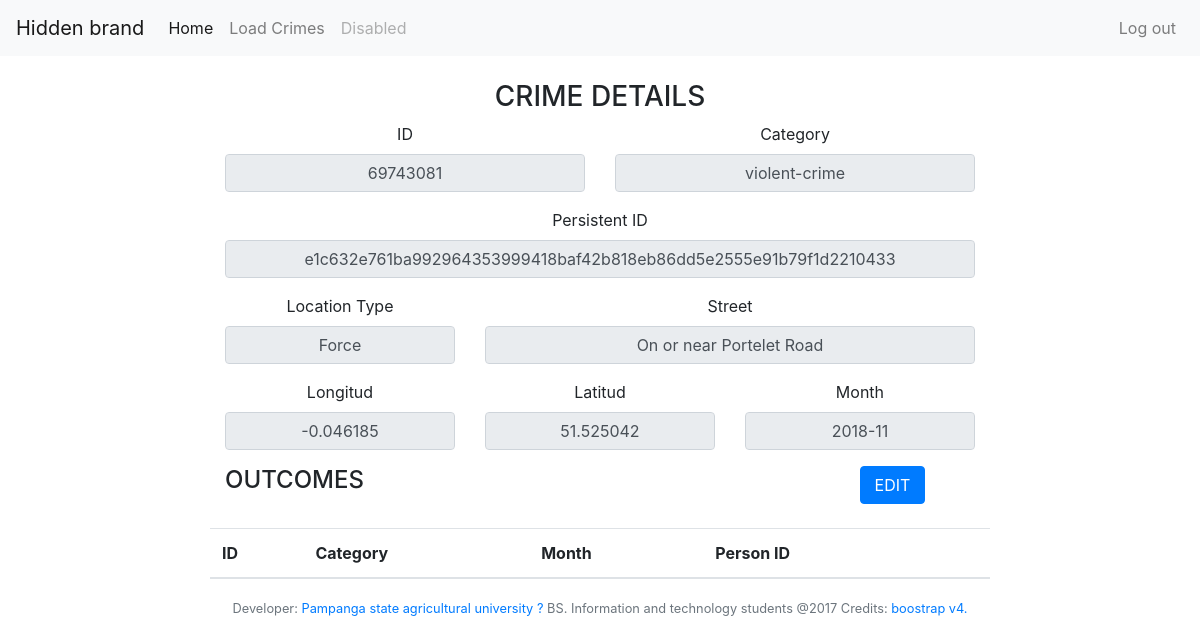
The page /edit/69743081 (signed in) on the database its author committed.
### crimeClasses.py (models this page shows, shortened)
class streetLevelCrimes(Base):
    __tablename__ = "streetLevelCrimes"
    id = Column(Integer, primary_key=True)
    category_id = Column(String)
    location_type = Column(String)
    latitude = Column(String)
    longitude = Column(String)
    street_id = Column(String)
    street_name = Column(String)
    context = Column(String)
    outcome_status = Column(String)
    persistent_id = Column(String)
    location_subtype = Column(String)
    month = Column(String)

### main.py (the view)
@app.route('/edit/<id>', methods=['GET','POST'])
def editCrime(id):
    if request.method == 'POST':
        if request.form['_method']=='put':
            crime = {}
            crime['id'] = id
            crime['category'] = request.form['category']
            crime['location_type'] = request.form['location_type']
            crime['latitude'] = request.form['latitude']
            crime['longitude'] = request.form['longitude']
            crime['street_name'] = request.form['street_name']
            crime['month'] = request.form['month']
            response = requests.put('http://localhost:5000/put', data=crime)
            if response.content:
                crimeDetails = task.getStreestLevelCrimesId(id)
                persistent_id = crimeDetails[0].persistent_id
                crimeOutcomes = task.getCrimesOutcome(persistent_id)
        else:
            if 'usr' in session:
                outcomeId = request.form['value']
                response = requests.delete('http://localhost:5000/delete', data={'id':outcomeId})
                crimeDetails = task.getStreestLevelCrimesId(int(response.content))
                persistent_id = crimeDetails[0].persistent_id
                count = task.countCrimesOutcome(persistent_id)
                if count > 0:
                    crimeOutcomes = task.getCrimesOutcome(persistent_id)
                else:
                    task.loadCrimesOutcome(persistent_id)
                    crimeOutcomes = task.getCrimesOutcome(persistent_id)
            else:
                return  redirect(url_for('login'))
    else:
        if 'usr' in session:
            crimeDetails = task.getStreestLevelCrimesId(id)
            persistent_id = crimeDetails[0].persistent_id
            count = task.countCrimesOutcome(persistent_id)
            if count > 0:
                crimeOutcomes = task.getCrimesOutcome(persistent_id)
            else:
                task.loadCrimesOutcome(persistent_id)
                crimeOutcomes = task.getCrimesOutcome(persistent_id)
        else:
            return  redirect(url_for('login'))
    return render_template('editCrime.html', crime={'details':crimeDetails,'outcomes':crimeOutcomes})

### task.py (called while the page is built)
def getStreestLevelCrimesId(id1):
    result = session.query(crimeClasses.streetLevelCrimes).filter_by(id=id1)
    return result

def getCrimesOutcome(id):
    result = session.query(crimeClasses.outcomesCrimes).filter_by(persistent_id=id).all()
    return result

def countCrimesOutcome(id):
    count = session.query(crimeClasses.outcomesCount).filter_by(persistent_id=id).count()
    return count

### templates/editCrime.html (shortened to what this page needs)
{% extends 'base.html' %}
{% block content %}
	<div class="container-fluid">
			<div class="row" class="custom-centered">
				<div class="col align-self-center">
                    <center>
                        <form role="form" method="post" action="#" class="col-md-8" id="editCrime">
                            <fieldset>
                                <h3 class="text-uppercase pull-center">CRIME DETAILS</h3>
                                {% for i in crime['details'] %}
                                    <div class="row">
                                        <div class="form-group col-md-6">
                                            <label for="id">ID</label>
                                            <input type="text" name="id" id="id" class="form-control input-lg text-center" value='{{i.id}}' disabled>
                                        </div>
                                        <div class="form-group col-md-6">
                                            <label for="category">Category</label>
                                            <input type="text" name="category" id="category" class="form-control input-lg text-center edit" value='{{i.category_id}}' disabled>
                                        </div>
                                    </div>
                                    <div class="row">
                                        <div class="form-group col-md-12">
                                            <label for="persistent_id">Persistent ID</label>
                                            <input type="text" name="persistent_id" id="persistent_id" class="form-control input-lg text-center" value='{{i.persistent_id}}' disabled>
                                        </div>
                                    </div>
                                    <div class="row">
                                        <div class="form-group col-md-4">
                                            <label for="location_type">Location Type</label>
                                            <input type="text" name="location_type" id="location_type" class="form-control input-lg text-center edit" value='{{i.location_type}}' disabled>
                                        </div>
                                        <div class="form-group col-md-8">
                                            <label for="street_name">Street</label>
                                            <input type="text" name="street_name" id="street_name" class="form-control input-lg text-center edit" value='{{i.street_name}}' disabled>
                                        </div>
                                    </div>
                                    <div class="row">
                                        <div class="form-group col-md-4">
                                            <label for="longitud">Longitud</label>
                                            <input type="text" name="longitude" id="longitude" class="form-control input-lg text-center edit" value='{{i.longitude}}' disabled>
                                        </div>
                                        <div class="form-group col-md-4">
                                            <label for="latitude">Latitud</label>
                                            <input type="text" name="latitude" id="latitude" class="form-control input-lg text-center edit" value='{{i.latitude}}' disabled>
                                        </div>
                                        <div class="form-group col-md-4">
                                            <label for="month">Month</label>
                                            <input type="text" name="month" id="month" class="form-control input-lg text-center edit" value='{{i.month}}' disabled>
                                        </div>
                                    </div>
                                {% endfor %}
                                <div class="row">
                                    <h4 class="text-uppercase col-md-10" style="text-align: left;"> OUTCOMES</h4>
                                    <input type="button" class="btn btn-md btn-primary col-md-1" id="editOutcomes" value="EDIT">
                                </div>
                                <br>
                        </form>
                                <div class="row">
                                    <table class="table table-striped col-md-12">
                                        <thead>
                                            <tr>
                                                <th scope="col">ID</th>
                                                <th scope="col">Category</th>
                                                <th scope="col">Month</th>
                                                <th scope="col">Person ID</th>
                                                <th scope="col"></th>
                                            </tr>
                                        </thead>
                                    </table>
                                </div>
                    </center>
				</div>
			</div>
		</div>
		<p class="text-center">
			<small id="passwordHelpInline" class="text-muted"> Developer:<a href="http://www.psau.edu.ph/"> Pampanga state agricultural university ?</a> BS. Information and technology students @2017 Credits: <a href="https://v4-alpha.getbootstrap.com/">boostrap v4.</a></small>
		</p>
{% endblock %}

### rows shown on the page
streetLevelCrimes: id "69743081", category "violent-crime", persistent_id "e1c632e761ba992964353999418baf42b818eb86dd5e2555e91b79f1d2210433", location_type "Force", street_name "On or near Portelet Road", longitude "-0.046185", latitude "51.525042", month "2018-11"
